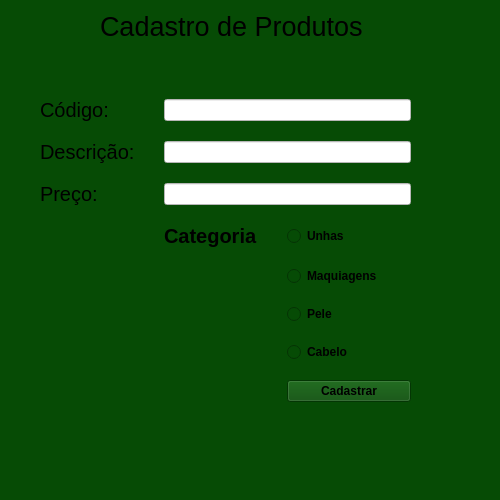
<?xml version="1.0" encoding="UTF-8"?>
<ui version="4.0">
 <class>MainWindow</class>
 <widget class="QMainWindow" name="MainWindow">
  <property name="geometry">
   <rect>
    <x>0</x>
    <y>0</y>
    <width>500</width>
    <height>500</height>
   </rect>
  </property>
  <property name="minimumSize">
   <size>
    <width>500</width>
    <height>500</height>
   </size>
  </property>
  <property name="maximumSize">
   <size>
    <width>500</width>
    <height>500</height>
   </size>
  </property>
  <property name="windowTitle">
   <string>MainWindow</string>
  </property>
  <property name="styleSheet">
   <string notr="true">background-color: rgb(6, 75, 5);</string>
  </property>
  <widget class="QWidget" name="centralwidget">
   <property name="maximumSize">
    <size>
     <width>500</width>
     <height>500</height>
    </size>
   </property>
   <widget class="QLabel" name="label">
    <property name="geometry">
     <rect>
      <x>100</x>
      <y>10</y>
      <width>267</width>
      <height>32</height>
     </rect>
    </property>
    <property name="font">
     <font>
      <pointsize>20</pointsize>
     </font>
    </property>
    <property name="styleSheet">
     <string notr="true"/>
    </property>
    <property name="text">
     <string>Cadastro de Produtos</string>
    </property>
   </widget>
   <widget class="QWidget" name="">
    <property name="geometry">
     <rect>
      <x>40</x>
      <y>80</y>
      <width>371</width>
      <height>341</height>
     </rect>
    </property>
    <layout class="QGridLayout" name="gridLayout">
     <property name="spacing">
      <number>0</number>
     </property>
     <item row="4" column="2">
      <widget class="QRadioButton" name="rb01">
       <property name="font">
        <font>
         <weight>75</weight>
         <bold>true</bold>
        </font>
       </property>
       <property name="text">
        <string>Unhas</string>
       </property>
      </widget>
     </item>
     <item row="1" column="1" colspan="2">
      <widget class="QLineEdit" name="ldCod">
       <property name="styleSheet">
        <string notr="true">background-color: rgb(255, 255, 255);</string>
       </property>
      </widget>
     </item>
     <item row="3" column="0">
      <widget class="QLabel" name="label_4">
       <property name="font">
        <font>
         <pointsize>15</pointsize>
        </font>
       </property>
       <property name="text">
        <string>Preço: </string>
       </property>
      </widget>
     </item>
     <item row="2" column="1" colspan="2">
      <widget class="QLineEdit" name="ldDesc">
       <property name="styleSheet">
        <string notr="true">background-color: rgb(255, 255, 255);</string>
       </property>
      </widget>
     </item>
     <item row="6" column="2">
      <widget class="QRadioButton" name="rb03">
       <property name="font">
        <font>
         <weight>75</weight>
         <bold>true</bold>
        </font>
       </property>
       <property name="text">
        <string>Pele</string>
       </property>
      </widget>
     </item>
     <item row="5" column="2">
      <widget class="QRadioButton" name="rb02">
       <property name="font">
        <font>
         <weight>75</weight>
         <bold>true</bold>
        </font>
       </property>
       <property name="text">
        <string>Maquiagens</string>
       </property>
      </widget>
     </item>
     <item row="3" column="1" colspan="2">
      <widget class="QLineEdit" name="ldPrec">
       <property name="styleSheet">
        <string notr="true">background-color: rgb(255, 255, 255);</string>
       </property>
      </widget>
     </item>
     <item row="2" column="0">
      <widget class="QLabel" name="label_3">
       <property name="font">
        <font>
         <pointsize>15</pointsize>
        </font>
       </property>
       <property name="text">
        <string>Descrição: </string>
       </property>
      </widget>
     </item>
     <item row="4" column="1">
      <widget class="QLabel" name="label_5">
       <property name="font">
        <font>
         <pointsize>15</pointsize>
         <weight>75</weight>
         <bold>true</bold>
        </font>
       </property>
       <property name="text">
        <string>Categoria</string>
       </property>
      </widget>
     </item>
     <item row="7" column="2">
      <widget class="QRadioButton" name="rb04">
       <property name="font">
        <font>
         <weight>75</weight>
         <bold>true</bold>
        </font>
       </property>
       <property name="text">
        <string>Cabelo</string>
       </property>
      </widget>
     </item>
     <item row="1" column="0">
      <widget class="QLabel" name="label_2">
       <property name="font">
        <font>
         <pointsize>15</pointsize>
        </font>
       </property>
       <property name="text">
        <string>Código:</string>
       </property>
      </widget>
     </item>
     <item row="8" column="2">
      <widget class="QPushButton" name="btnCadastrar">
       <property name="font">
        <font>
         <weight>75</weight>
         <bold>true</bold>
        </font>
       </property>
       <property name="text">
        <string>Cadastrar</string>
       </property>
      </widget>
     </item>
    </layout>
   </widget>
  </widget>
  <widget class="QMenuBar" name="menubar">
   <property name="geometry">
    <rect>
     <x>0</x>
     <y>0</y>
     <width>500</width>
     <height>22</height>
    </rect>
   </property>
  </widget>
  <widget class="QStatusBar" name="statusbar"/>
 </widget>
 <resources/>
 <connections/>
</ui>
